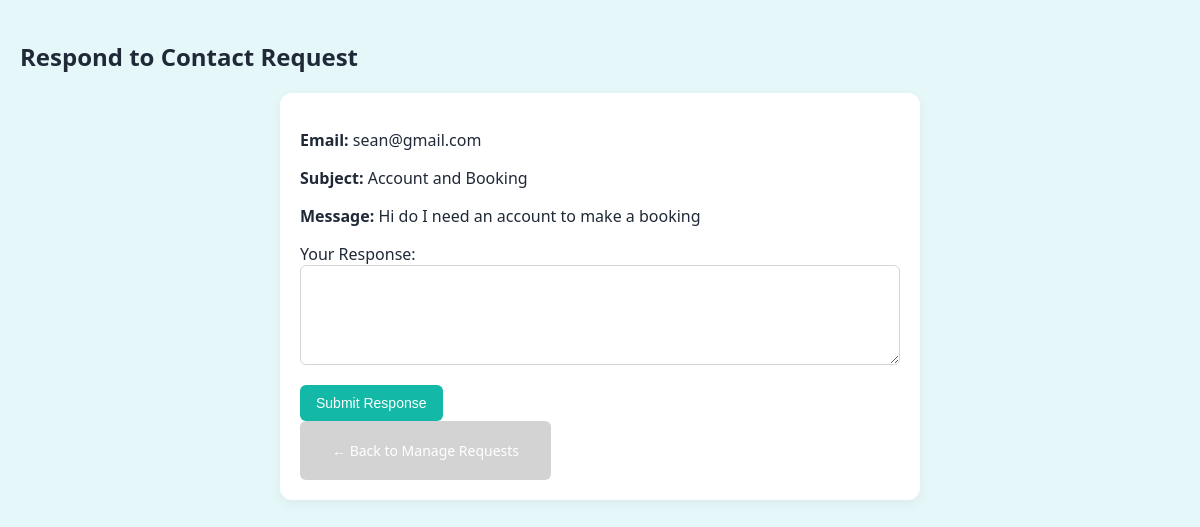
The page /Admin/Object/answer_contactusrequest.php?id=18 on the database its author committed.
### tables this page shows
CREATE TABLE IF NOT EXISTS `contactusrequests` (
  `id` int NOT NULL AUTO_INCREMENT,
  `user_id` int DEFAULT NULL,
  `email` varchar(255) NOT NULL,
  `subject` varchar(255) NOT NULL,
  `message` text NOT NULL,
  `admin_id` int DEFAULT NULL,
  `answered` tinyint(1) DEFAULT '0',
  `status` enum('open','closed') DEFAULT 'open',
  `created_at` timestamp NULL DEFAULT CURRENT_TIMESTAMP,
  `response` text,
  PRIMARY KEY (`id`),
  KEY `user_id` (`user_id`),
  KEY `admin_id` (`admin_id`),
  CONSTRAINT `contactusrequests_ibfk_1` FOREIGN KEY (`user_id`) REFERENCES `customers` (`userID`) ON DELETE SET NULL,
  CONSTRAINT `contactusrequests_ibfk_2` FOREIGN KEY (`admin_id`) REFERENCES `admins` (`userID`) ON DELETE SET NULL
);

### Admin/Object/classes/ContactUsRequest.php (called while the page is built, shortened)
<?php
class ContactUsRequest {
    private $conn;
    public function __construct($conn) {
        $this->conn = $conn;
    }
    public function getRequestByID($id) {
        $stmt = $this->conn->prepare("SELECT * FROM contactusrequests WHERE id = ?");
        $stmt->execute([$id]);
        return $stmt->fetch(PDO::FETCH_ASSOC);
    }
}
?>

### Admin/Object/answer_contactusrequest.php (the view, shortened to what this page needs)
<?php
require_once 'db1.php';
require_once 'classes/ContactUsRequest.php';
$contactHandler = new ContactUsRequest($conn);
$requestID = intval($_GET['id']);
$request = $contactHandler->getRequestByID($requestID);
?>
<!DOCTYPE html>
<html lang="en">
<head>
    <link rel="stylesheet" href="css/Admin.css">
</head>
<body>
<h2>Respond to Contact Request</h2>
<div class="container">
    <p><strong>Email:</strong> <?= htmlspecialchars($request['email']) ?></p>
    <p><strong>Subject:</strong> <?= htmlspecialchars($request['subject']) ?></p>
    <p><strong>Message:</strong> <?= nl2br(htmlspecialchars($request['message'])) ?></p>
    <form method="POST">
        <label for="response">Your Response:</label><br>
        <textarea name="response" required></textarea><br>
        <button type="submit" class="Answer">Submit Response</button>
    </form>
    <div class="back-link">
        <a href="manage_contactusrequest.php" class="back-link">← Back to Manage Requests</a>
    </div>
</div>
</body>
</html>

### Admin/Object/css/Admin.css (style rules this page uses)
body { font-family: 'Segoe UI', Tahoma, Geneva, Verdana, sans-serif; background-color: #e6f7fa; margin: 0; padding: 20px; color: #1f2937; }
input[type="text"], input[type="email"], input[type="password"], input[type="number"], textarea { width: 100%; padding: 10px 14px; border: 1px solid #d1d5db; border-radius: 6px; font-size: 14px; margin-bottom: 15px; box-sizing: border-box; }
textarea { resize: vertical; min-height: 100px; }
.container { background-color: white; padding: 20px; border-radius: 12px; box-shadow: 0 4px 12px rgba(0, 0, 0, 0.05); max-width: 600px; margin: auto; }
.back-link, .create, .Delete, .Clear, .Search, .Update, .Edit, .Answer { display: inline-block; padding: 10px 16px; border: none; border-radius: 6px; font-size: 14px; font-weight: 500; color: white; cursor: pointer; transition: background-color 0.2s ease; text-decoration: none; }
.back-link { background-color: lightgrey; }
.Answer { background-color: #14b8a6; }

### rows shown on the page
contactusrequests: email "sean@gmail.com", subject "Account and Booking", message "Hi do I need an account to make a booking"
